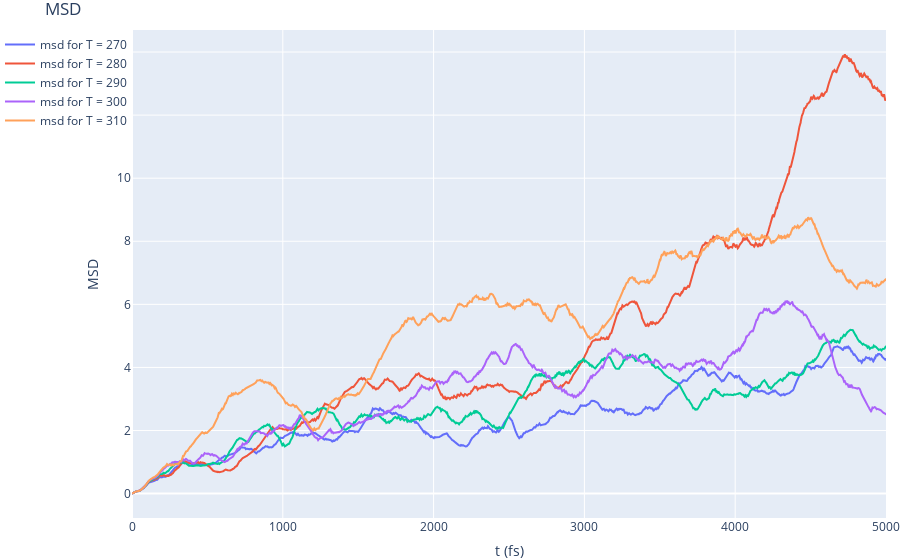

Source (notebook cell):
### Code cell
fig = go.Figure()
for i in range(len(Temp)):
    fig.add_trace(go.Scatter(x=msd[i][:, 0], y=msd[i][:, 1],  name=f'msd for T = {Temp[i]} К'))
fig.update_layout(legend_orientation="v",
                  legend=dict(x=0, xanchor="right"),
                  title="MSD",
                  yaxis_title="MSD",
                  xaxis_title="t (fs)",
                  margin=dict(l=0, r=0, t=30, b=0))
fig.show()

### Figure 1 — Plotly figure (JSON) as saved in the notebook; plotly's stock layout.template omitted (floating-point values rounded to 4 significant figures; data arrays with more than 128 entries replaced by an {"elided": "..."} marker saying what was removed)
{"data": [{"name": "msd for T = 270", "type": "scatter", "x": {"elided": "5001 int values"}, "y": {"elided": "5001 float values"}}, {"name": "msd for T = 280", "type": "scatter", "x": {"elided": "5001 int values"}, "y": {"elided": "5001 float values"}}, {"name": "msd for T = 290", "type": "scatter", "x": {"elided": "5001 int values"}, "y": {"elided": "5001 float values"}}, {"name": "msd for T = 300", "type": "scatter", "x": {"elided": "5001 int values"}, "y": {"elided": "5001 float values"}}, {"name": "msd for T = 310", "type": "scatter", "x": {"elided": "5001 int values"}, "y": {"elided": "5001 float values"}}], "layout": {"autosize": true, "legend": {"orientation": "v", "x": 0, "xanchor": "right", "y": 1}, "margin": {"b": 0, "l": 0, "r": 0, "t": 30}, "title": {"text": "MSD"}, "xaxis": {"autorange": true, "range": [0, 5000], "title": {"text": "t (fs)"}, "type": "linear"}, "yaxis": {"autorange": true, "range": [-0.7736, 14.7], "title": {"text": "MSD"}, "type": "linear"}}}
